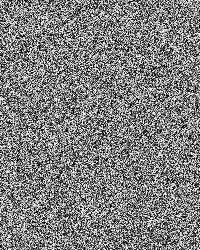
Frame 1 (no input)
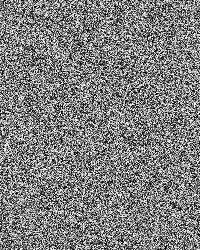
Frame 60 (the mouse pressed at the canvas centre just before this capture)
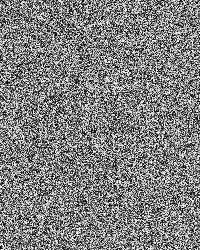
Frame 120 (the mouse held since frame 60 and released just before this capture)

The Processing sketch that drew these frames (run headless with seeded random() and noise(); from frame 60 on, the mouse is pressed at the canvas centre):

// Processing sketch: pixelArray
// ── pixelArray.pde
void setup() {
  size(200,250);
}

void draw() {
  loadPixels();
  for(int i= 0; i<pixels.length; i++) {
    
     float rand = random(255);
     color c = color(rand);
     pixels[i] =c;
     
  }
  updatePixels();
}
